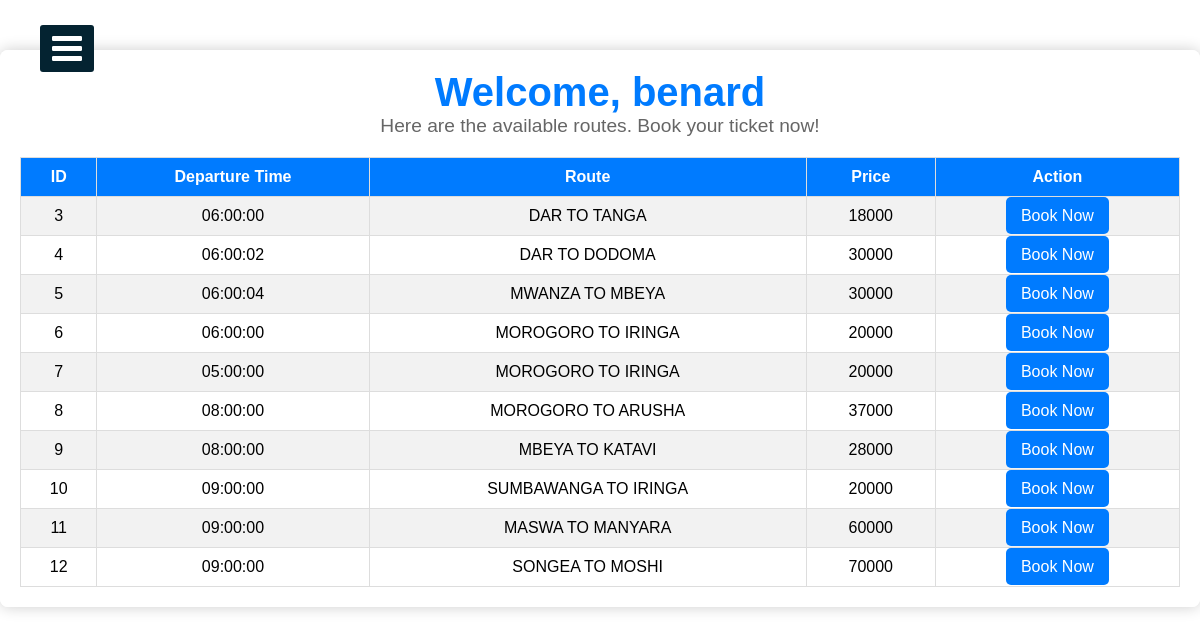
The app's page /route.php (signed in) with its own data.
### tables this page shows
CREATE TABLE `users` (
  `id` int(11) NOT NULL,
  `user_id` bigint(25) NOT NULL,
  `First_Name` varchar(255) NOT NULL,
  `Last_Name` varchar(255) NOT NULL,
  `username` varchar(255) NOT NULL,
  `email` varchar(255) NOT NULL,
  `password` varchar(255) NOT NULL
);

CREATE TABLE `route` (
  `id` int(11) NOT NULL,
  `departure_time` time NOT NULL,
  `route` varchar(50) NOT NULL,
  `price` decimal(65,0) NOT NULL
);

### function.php (called while the page is built, shortened)
<?php
function check_login($conn)
{
	if(isset($_SESSION['user_id']))
	{
		$id = $_SESSION['user_id'];
		$query = "select * from users where user_id = '$id' limit 1";
		$result = mysqli_query($conn,$query);
		if($result && mysqli_num_rows($result) > 0)
		{
			$user_data = mysqli_fetch_assoc($result);
			return $user_data;
		}
	}
	die;
}
?>

### route.php (the view, shortened to what this page needs)
<?php
include("connect.php");
include("function.php");
$user_data = check_login($conn);
?>
<?php include("connect.php")?>
<!DOCTYPE html>
<html lang="en">
<head>
    <link rel="stylesheet" href="https://cdnjs.cloudflare.com/ajax/libs/font-awesome/4.7.0/css/font-awesome.min.css">
    <link rel="stylesheet" href="cssfile/sidebar.css">
</head>
<body>
<label for="check">
<i class="fa fa-bars" id="btn"></i>
</label>
    <div class="container">
        <div class="header">
            <h1>Welcome, <?php echo $user_data['username']; ?></h1>
            <p>Here are the available routes. Book your ticket now!</p>
        </div>
        <?php
        $sqlget = "SELECT * FROM route";
        $sqldata = mysqli_query($conn, $sqlget) or die('Error getting data');
        echo "<table>";
        echo "<tr>
                <th>ID</th>
                <th>Departure Time</th>
                <th>Route</th>
                <th>Price</th>
                <th>Action</th>
              </tr>";
        while ($row = mysqli_fetch_array($sqldata, MYSQLI_ASSOC)) {
            echo "<tr>
                    <td>{$row['id']}</td>
                    <td>{$row['departure_time']}</td>
                    <td>{$row['route']}</td>
                    <td>{$row['price']}</td>
                    <td><a class='btn' href='booking.php?id={$row['id']}&route={$row['route']}&price={$row['price']}'>Book Now</a></td>
                  </tr>";
        }
        echo "</table>";
        ?>
    </div>
</body>
</html>

### cssfile/sidebar.css (style rules this page uses)
* { margin: 0; padding: 0; list-style: none; text-decoration: none; }
label #btn, label #cancle { position: absolute; cursor: pointer; background: #042331; color: #fff; border-radius: 3px; }
label #btn { left: 40px; top: 25px; font-size: 35px; color: #fff; padding: 6px 12px; transition: all 0.5s; }

### route.php (style rules this page uses)
body { font-family: Arial, sans-serif; background-image: url("image/1.jpg"); background-position: center; background-size: cover; height: 100vh; background-repeat: no-repeat; background-attachment: fixed; margin: 0; padding: 0; }
.container { max-width: 1200px; margin: 50px auto; padding: 20px; background-color: rgba(255, 255, 255, 0.9); border-radius: 8px; box-shadow: 0 0 15px rgba(0, 0, 0, 0.2); }
.header { text-align: center; color: #333; }
.header h1 { margin: 0; font-size: 2.5em; color: #007bff; }
.header p { font-size: 1.2em; color: #666; }
table { width: 100%; border-collapse: collapse; margin-top: 20px; }
table th, table td { border: 1px solid #ddd; padding: 10px; text-align: center; }
table th { background-color: #007bff; color: white; }
table tr:nth-child(even) { background-color: #f2f2f2; }
.btn { padding: 10px 15px; color: white; background-color: #007bff; border: none; border-radius: 5px; text-decoration: none; transition: background-color 0.3s ease; }

### records on screen
users: username "benard"
route: id "3", departure_time "06:00:00", route "DAR TO TANGA", price "18000"
route: id "4", departure_time "06:00:02", route "DAR TO DODOMA", price "30000"
route: id "5", departure_time "06:00:04", route "MWANZA TO MBEYA", price "30000"
route: id "6", departure_time "06:00:00", route "MOROGORO TO IRINGA", price "20000"
route: id "7", departure_time "05:00:00", route "MOROGORO TO IRINGA", price "20000"
route: id "8", departure_time "08:00:00", route "MOROGORO TO ARUSHA", price "37000"
route: id "9", departure_time "08:00:00", route "MBEYA TO KATAVI", price "28000"
route: id "10", departure_time "09:00:00", route "SUMBAWANGA TO IRINGA", price "20000"
route: id "11", departure_time "09:00:00", route "MASWA TO MANYARA", price "60000"
route: id "12", departure_time "09:00:00", route "SONGEA TO MOSHI", price "70000"
